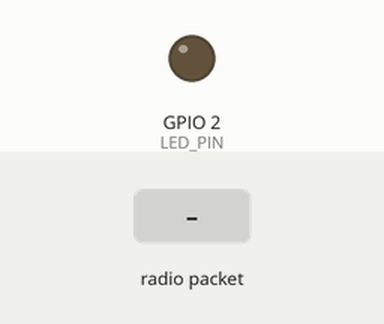
Simulated run of this sketch. Board: ESP32. Shown: output pins drawn as LEDs (lit = HIGH). The test bench sets the inputs (shaded band). What the sketch prints to the serial monitor is not drawn.

Above: at 1.2 s.
1.3 s: radio packet "PING" arrives
2.8 s: radio packet "1" arrives
Timing chart, 0 to 5.8 s (numbered marks = the images above; inputs shaded):
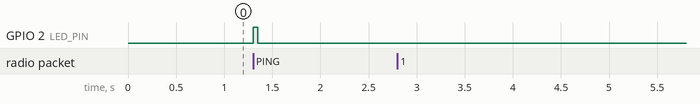

Measured:
- after the input at 1.3 s, GPIO 2 (LED_PIN): LOW → HIGH at once, → LOW 0.05 s later
- after the input at 2.8 s, every drawn part: stays the same

The sketch:

Receiver.ino
```cpp
// #include <WiFi.h>

// void setup() {
//   Serial.begin(115200);
//   String mac = WiFi.macAddress();
//   Serial.println("WiFi MAC Address: " + mac);
// }

// void loop() {}


#include <esp_now.h>
#include <WiFi.h>

uint8_t groundMac[] = {0x14,0x2B,0x2F,0xEC,0x17,0xB8}; // MAC Ground
// WiFi MAC Address: 14:2B:2F:EC:17:B8

// uint8_t groundMac[] = {0x90,0xE5,0xB1,0x99,0xA2,0xBE};
// 0x90,0xE5,0xB1,0x99,0xA2,0xBE
// 90:E5:B1:99:A2:BE
// 90:E5:B1:99:A2:BE

const int LED_PIN = 2;
const int LED_BLINK_DURATION = 50;
unsigned long ledTurnOffTime = 0;

char telemetryBuffer[128];

void OnDataSent(const uint8_t *mac_addr, esp_now_send_status_t status) {}

void OnDataRecv(const uint8_t *mac, const uint8_t *incomingData, int len) {
  if(len > 0){
    memcpy(telemetryBuffer, incomingData, len);
    telemetryBuffer[len] = '\0';
    Serial.print("Received: "); Serial.println(telemetryBuffer);

    // Nếu nhận ping, trả pong
    if(strcmp(telemetryBuffer, "PING") == 0){
      char pong[] = "PONG";
      esp_now_send(groundMac, (uint8_t*)pong, strlen(pong));
      Serial.println("Sent PONG ✅");
      digitalWrite(LED_PIN, HIGH);
      ledTurnOffTime = millis() + LED_BLINK_DURATION;
    }
  }
}

void setup() {
  Serial.begin(115200);
  pinMode(LED_PIN, OUTPUT);
  digitalWrite(LED_PIN, LOW);

  WiFi.mode(WIFI_STA);

  if(esp_now_init() != ESP_OK){
    Serial.println("ESP-NOW init failed ❌");
    return;
  }

  esp_now_register_send_cb(OnDataSent);
  esp_now_register_recv_cb(OnDataRecv);

  esp_now_peer_info_t peerInfo = {};
  memcpy(peerInfo.peer_addr, groundMac, 6);
  peerInfo.channel = 0;
  peerInfo.encrypt = false;
  if(esp_now_add_peer(&peerInfo) != ESP_OK){
    Serial.println("Add peer failed ❌");
    return;
  }

  Serial.println("Drone ready ✅");
}

void loop() {
  if(ledTurnOffTime > 0 && millis() >= ledTurnOffTime){
    digitalWrite(LED_PIN, LOW);
    ledTurnOffTime = 0;
  }
}
```
